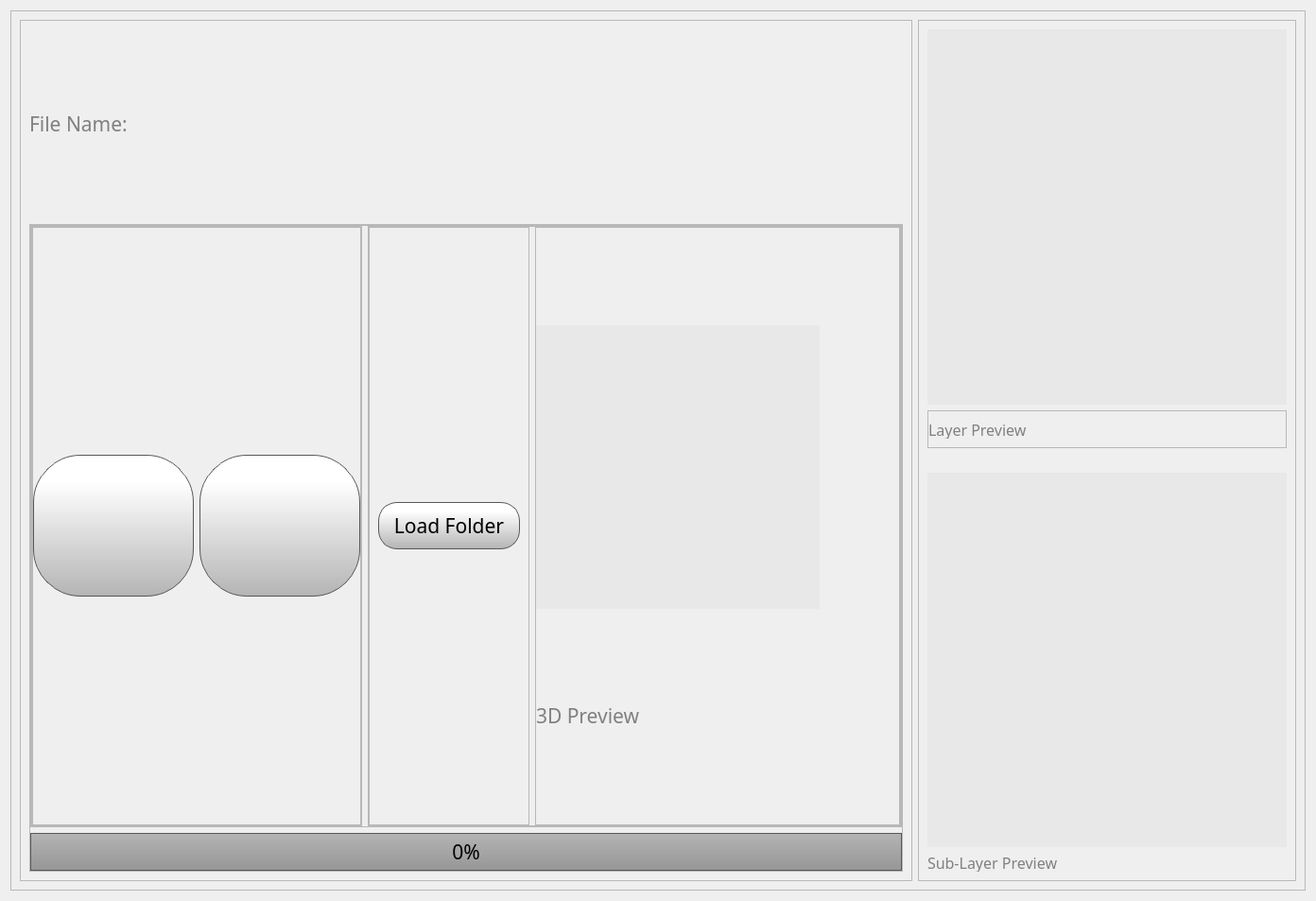
<?xml version="1.0" encoding="UTF-8"?>
<ui version="4.0">
 <class>Form</class>
 <widget class="QWidget" name="Form">
  <property name="geometry">
   <rect>
    <x>0</x>
    <y>0</y>
    <width>1392</width>
    <height>953</height>
   </rect>
  </property>
  <property name="windowTitle">
   <string>Form</string>
  </property>
  <layout class="QVBoxLayout" name="verticalLayout_13">
   <item>
    <widget class="QFrame" name="TopLevelFrame">
     <property name="frameShape">
      <enum>QFrame::StyledPanel</enum>
     </property>
     <property name="frameShadow">
      <enum>QFrame::Raised</enum>
     </property>
     <layout class="QHBoxLayout" name="horizontalLayout">
      <item>
       <widget class="QFrame" name="ControlFrame">
        <property name="frameShape">
         <enum>QFrame::StyledPanel</enum>
        </property>
        <property name="frameShadow">
         <enum>QFrame::Raised</enum>
        </property>
        <layout class="QVBoxLayout" name="verticalLayout">
         <item>
          <widget class="QLabel" name="fileInfoLabel">
           <property name="maximumSize">
            <size>
             <width>16777215</width>
             <height>200</height>
            </size>
           </property>
           <property name="font">
            <font>
             <family>Gotham</family>
             <pointsize>16</pointsize>
             <weight>50</weight>
             <bold>false</bold>
            </font>
           </property>
           <property name="styleSheet">
            <string notr="true">color:  grey;</string>
           </property>
           <property name="text">
            <string>File Name:</string>
           </property>
          </widget>
         </item>
         <item>
          <widget class="QFrame" name="SummaryFrame">
           <property name="minimumSize">
            <size>
             <width>0</width>
             <height>300</height>
            </size>
           </property>
           <property name="frameShape">
            <enum>QFrame::StyledPanel</enum>
           </property>
           <property name="frameShadow">
            <enum>QFrame::Raised</enum>
           </property>
           <layout class="QVBoxLayout" name="verticalLayout_11">
            <property name="leftMargin">
             <number>0</number>
            </property>
            <property name="topMargin">
             <number>0</number>
            </property>
            <property name="rightMargin">
             <number>0</number>
            </property>
            <property name="bottomMargin">
             <number>0</number>
            </property>
            <item>
             <widget class="QFrame" name="tempButtonLayerFrame">
              <property name="maximumSize">
               <size>
                <width>16777215</width>
                <height>16777215</height>
               </size>
              </property>
              <property name="frameShape">
               <enum>QFrame::StyledPanel</enum>
              </property>
              <property name="frameShadow">
               <enum>QFrame::Raised</enum>
              </property>
              <layout class="QHBoxLayout" name="horizontalLayout_7">
               <property name="leftMargin">
                <number>0</number>
               </property>
               <property name="topMargin">
                <number>0</number>
               </property>
               <property name="rightMargin">
                <number>0</number>
               </property>
               <property name="bottomMargin">
                <number>0</number>
               </property>
               <item>
                <widget class="QFrame" name="frame_13">
                 <property name="minimumSize">
                  <size>
                   <width>350</width>
                   <height>0</height>
                  </size>
                 </property>
                 <property name="frameShape">
                  <enum>QFrame::StyledPanel</enum>
                 </property>
                 <property name="frameShadow">
                  <enum>QFrame::Raised</enum>
                 </property>
                 <layout class="QVBoxLayout" name="verticalLayout_9">
                  <property name="leftMargin">
                   <number>0</number>
                  </property>
                  <property name="topMargin">
                   <number>0</number>
                  </property>
                  <property name="rightMargin">
                   <number>0</number>
                  </property>
                  <property name="bottomMargin">
                   <number>0</number>
                  </property>
                  <item>
                   <widget class="QFrame" name="frame_11">
                    <property name="frameShape">
                     <enum>QFrame::StyledPanel</enum>
                    </property>
                    <property name="frameShadow">
                     <enum>QFrame::Raised</enum>
                    </property>
                    <layout class="QHBoxLayout" name="horizontalLayout_5">
                     <property name="leftMargin">
                      <number>0</number>
                     </property>
                     <property name="topMargin">
                      <number>0</number>
                     </property>
                     <property name="rightMargin">
                      <number>0</number>
                     </property>
                     <property name="bottomMargin">
                      <number>0</number>
                     </property>
                     <item>
                      <widget class="QPushButton" name="stopButton">
                       <property name="minimumSize">
                        <size>
                         <width>150</width>
                         <height>150</height>
                        </size>
                       </property>
                       <property name="font">
                        <font>
                         <family>Gotham</family>
                         <pointsize>16</pointsize>
                        </font>
                       </property>
                       <property name="styleSheet">
                        <string notr="true">QPushButton {
    border: 1px solid rgb(87, 87, 87);

	background-color: qlineargradient(spread:pad, x1:0, y1:1, x2:0, y2:0.188, stop:0 rgba(180, 180, 180, 255), stop:1 rgba(255, 255, 255, 255));
border-radius:50px;
}

QPushButton:pressed {
    background-color: qlineargradient(x1: 0, y1: 0, x2: 0, y2: 1,
                                      stop: 0 #dadbde, stop: 1 #f6f7fa);
}

QPushButton:flat {
    border: none; /* no border for a flat push button */
}

QPushButton:default {
    border-color: navy; /* make the default button prominent */
}

QPushButton:focus {
	outline: none;
}</string>
                       </property>
                       <property name="text">
                        <string/>
                       </property>
                       <property name="icon">
                        <iconset resource="../../../../ControlCenter/src/ui/resources/resource.qrc">
                         <normaloff>:/Icons/img/icons/video-player-stop-button.png</normaloff>:/Icons/img/icons/video-player-stop-button.png</iconset>
                       </property>
                       <property name="iconSize">
                        <size>
                         <width>50</width>
                         <height>50</height>
                        </size>
                       </property>
                      </widget>
                     </item>
                     <item>
                      <widget class="QPushButton" name="playPauseButton">
                       <property name="minimumSize">
                        <size>
                         <width>150</width>
                         <height>150</height>
                        </size>
                       </property>
                       <property name="font">
                        <font>
                         <family>Gotham</family>
                         <pointsize>16</pointsize>
                        </font>
                       </property>
                       <property name="styleSheet">
                        <string notr="true">QPushButton {
    border: 1px solid rgb(87, 87, 87);
	background-color: qlineargradient(spread:pad, x1:0, y1:1, x2:0, y2:0.188, stop:0 rgba(180, 180, 180, 255), stop:1 rgba(255, 255, 255, 255));
border-radius:50px;
    
}

QPushButton:pressed {

    background-color: qlineargradient(x1: 0, y1: 0, x2: 0, y2: 1,
                                      stop: 0 #dadbde, stop: 1 #f6f7fa);
}

QPushButton:flat {
    border: none; /* no border for a flat push button */
}

QPushButton:default {
    border-color: navy; /* make the default button prominent */
}

QPushButton:focus {
	outline: none;
}</string>
                       </property>
                       <property name="text">
                        <string/>
                       </property>
                       <property name="icon">
                        <iconset resource="../../../../ControlCenter/src/ui/resources/resource.qrc">
                         <normaloff>:/Icons/img/icons/play-button.png</normaloff>
                         <normalon>:/Icons/img/icons/pause-button.png</normalon>:/Icons/img/icons/play-button.png</iconset>
                       </property>
                       <property name="iconSize">
                        <size>
                         <width>50</width>
                         <height>50</height>
                        </size>
                       </property>
                       <property name="checkable">
                        <bool>true</bool>
                       </property>
                       <property name="checked">
                        <bool>false</bool>
                       </property>
                       <property name="autoDefault">
                        <bool>false</bool>
                       </property>
                       <property name="default">
                        <bool>false</bool>
                       </property>
                       <property name="flat">
                        <bool>false</bool>
                       </property>
                      </widget>
                     </item>
                    </layout>
                   </widget>
                  </item>
                 </layout>
                </widget>
               </item>
               <item>
                <widget class="QFrame" name="fileFrame">
                 <property name="frameShape">
                  <enum>QFrame::StyledPanel</enum>
                 </property>
                 <property name="frameShadow">
                  <enum>QFrame::Raised</enum>
                 </property>
                 <layout class="QHBoxLayout" name="horizontalLayout_8">
                  <property name="leftMargin">
                   <number>0</number>
                  </property>
                  <property name="topMargin">
                   <number>0</number>
                  </property>
                  <property name="rightMargin">
                   <number>0</number>
                  </property>
                  <property name="bottomMargin">
                   <number>0</number>
                  </property>
                  <item>
                   <widget class="QFrame" name="frame">
                    <property name="frameShape">
                     <enum>QFrame::StyledPanel</enum>
                    </property>
                    <property name="frameShadow">
                     <enum>QFrame::Raised</enum>
                    </property>
                    <layout class="QVBoxLayout" name="verticalLayout_10">
                     <item>
                      <widget class="QPushButton" name="loadFileButton">
                       <property name="minimumSize">
                        <size>
                         <width>150</width>
                         <height>50</height>
                        </size>
                       </property>
                       <property name="maximumSize">
                        <size>
                         <width>200</width>
                         <height>50</height>
                        </size>
                       </property>
                       <property name="font">
                        <font>
                         <family>Gotham</family>
                         <pointsize>16</pointsize>
                        </font>
                       </property>
                       <property name="styleSheet">
                        <string notr="true">QPushButton {
    border: 1px solid rgb(87, 87, 87);

	background-color: qlineargradient(spread:pad, x1:0, y1:1, x2:0, y2:0.188, stop:0 rgba(180, 180, 180, 255), stop:1 rgba(255, 255, 255, 255));
border-radius:20px;
}

QPushButton:pressed {
    background-color: qlineargradient(x1: 0, y1: 0, x2: 0, y2: 1,
                                      stop: 0 #dadbde, stop: 1 #f6f7fa);
}

QPushButton:flat {
    border: none; /* no border for a flat push button */
}

QPushButton:default {
    border-color: navy; /* make the default button prominent */
}

QPushButton:focus {
	outline: none;
}</string>
                       </property>
                       <property name="text">
                        <string>Load Folder</string>
                       </property>
                       <property name="icon">
                        <iconset resource="../../../../ControlCenter/src/ui/resources/resource.qrc">
                         <normaloff>:/Icons/img/icons/folder.png</normaloff>:/Icons/img/icons/folder.png</iconset>
                       </property>
                       <property name="iconSize">
                        <size>
                         <width>20</width>
                         <height>20</height>
                        </size>
                       </property>
                      </widget>
                     </item>
                    </layout>
                   </widget>
                  </item>
                  <item>
                   <widget class="QFrame" name="layerPreviewFrame">
                    <property name="maximumSize">
                     <size>
                      <width>400</width>
                      <height>16777215</height>
                     </size>
                    </property>
                    <property name="frameShape">
                     <enum>QFrame::StyledPanel</enum>
                    </property>
                    <property name="frameShadow">
                     <enum>QFrame::Raised</enum>
                    </property>
                    <layout class="QVBoxLayout" name="verticalLayout_12">
                     <property name="spacing">
                      <number>0</number>
                     </property>
                     <property name="leftMargin">
                      <number>0</number>
                     </property>
                     <property name="topMargin">
                      <number>0</number>
                     </property>
                     <property name="rightMargin">
                      <number>0</number>
                     </property>
                     <property name="bottomMargin">
                      <number>0</number>
                     </property>
                     <item>
                      <widget class="QWidget" name="previewWidget" native="true">
                       <property name="sizePolicy">
                        <sizepolicy hsizetype="Expanding" vsizetype="Preferred">
                         <horstretch>0</horstretch>
                         <verstretch>0</verstretch>
                        </sizepolicy>
                       </property>
                       <property name="minimumSize">
                        <size>
                         <width>300</width>
                         <height>300</height>
                        </size>
                       </property>
                       <property name="maximumSize">
                        <size>
                         <width>300</width>
                         <height>300</height>
                        </size>
                       </property>
                       <property name="styleSheet">
                        <string notr="true">background-color: rgb(232, 232, 232);
</string>
                       </property>
                      </widget>
                     </item>
                     <item>
                      <widget class="QLabel" name="fileInfoLabel_5">
                       <property name="maximumSize">
                        <size>
                         <width>16777215</width>
                         <height>20</height>
                        </size>
                       </property>
                       <property name="font">
                        <font>
                         <family>Gotham</family>
                         <pointsize>16</pointsize>
                         <weight>50</weight>
                         <bold>false</bold>
                        </font>
                       </property>
                       <property name="styleSheet">
                        <string notr="true">color:  grey;</string>
                       </property>
                       <property name="text">
                        <string>3D Preview</string>
                       </property>
                      </widget>
                     </item>
                    </layout>
                   </widget>
                  </item>
                 </layout>
                </widget>
               </item>
              </layout>
             </widget>
            </item>
            <item>
             <widget class="QProgressBar" name="printProgressBar">
              <property name="minimumSize">
               <size>
                <width>50</width>
                <height>0</height>
               </size>
              </property>
              <property name="font">
               <font>
                <family>Gotham</family>
                <pointsize>16</pointsize>
                <weight>50</weight>
                <italic>false</italic>
                <bold>false</bold>
                <stylestrategy>PreferAntialias</stylestrategy>
               </font>
              </property>
              <property name="styleSheet">
               <string notr="true">QProgressBar::chunk {

	background-color: qlineargradient(spread:pad, x1:0, y1:0.523, x2:0, y2:0.534, stop:0 rgba(130, 203, 117, 255), stop:1 rgba(66, 191, 85, 255));
border: 1px solid green;
}

QProgressBar {
    border: 1px solid rgb(87, 87, 87);
 /*  border-bottom-left-radius: 10px;
 border-bottom-right-radius: 10px;*/
	background-color: qlineargradient(spread:pad, x1:0, y1:1, x2:0, y2:0, stop:0 rgba(150, 150, 150, 255), stop:1 rgba(180, 180, 180, 255));
}
</string>
              </property>
              <property name="maximum">
               <number>100</number>
              </property>
              <property name="value">
               <number>0</number>
              </property>
              <property name="alignment">
               <set>Qt::AlignCenter</set>
              </property>
              <property name="textVisible">
               <bool>true</bool>
              </property>
              <property name="orientation">
               <enum>Qt::Horizontal</enum>
              </property>
              <property name="format">
               <string>%p%</string>
              </property>
             </widget>
            </item>
           </layout>
          </widget>
         </item>
        </layout>
       </widget>
      </item>
      <item>
       <widget class="QFrame" name="CameraFeedFrame">
        <property name="minimumSize">
         <size>
          <width>400</width>
          <height>0</height>
         </size>
        </property>
        <property name="maximumSize">
         <size>
          <width>400</width>
          <height>20000</height>
         </size>
        </property>
        <property name="frameShape">
         <enum>QFrame::StyledPanel</enum>
        </property>
        <property name="frameShadow">
         <enum>QFrame::Raised</enum>
        </property>
        <layout class="QVBoxLayout" name="verticalLayout_2">
         <item>
          <widget class="QWidget" name="layerPreviewWidget" native="true">
           <property name="minimumSize">
            <size>
             <width>350</width>
             <height>350</height>
            </size>
           </property>
           <property name="maximumSize">
            <size>
             <width>400</width>
             <height>400</height>
            </size>
           </property>
           <property name="styleSheet">
            <string notr="true">background-color: rgb(232, 232, 232);
</string>
           </property>
          </widget>
         </item>
         <item>
          <widget class="QFrame" name="frame_12">
           <property name="maximumSize">
            <size>
             <width>16777215</width>
             <height>40</height>
            </size>
           </property>
           <property name="frameShape">
            <enum>QFrame::StyledPanel</enum>
           </property>
           <property name="frameShadow">
            <enum>QFrame::Raised</enum>
           </property>
           <layout class="QHBoxLayout" name="horizontalLayout_9">
            <property name="leftMargin">
             <number>0</number>
            </property>
            <property name="topMargin">
             <number>0</number>
            </property>
            <property name="rightMargin">
             <number>0</number>
            </property>
            <property name="bottomMargin">
             <number>0</number>
            </property>
            <item>
             <widget class="QLabel" name="fileInfoLabel_12">
              <property name="maximumSize">
               <size>
                <width>16777215</width>
                <height>20</height>
               </size>
              </property>
              <property name="font">
               <font>
                <family>Gotham</family>
                <pointsize>12</pointsize>
                <weight>50</weight>
                <bold>false</bold>
               </font>
              </property>
              <property name="styleSheet">
               <string notr="true">color:  grey;</string>
              </property>
              <property name="text">
               <string>Layer Preview</string>
              </property>
             </widget>
            </item>
           </layout>
          </widget>
         </item>
         <item>
          <spacer name="verticalSpacer">
           <property name="orientation">
            <enum>Qt::Vertical</enum>
           </property>
           <property name="sizeType">
            <enum>QSizePolicy::Fixed</enum>
           </property>
           <property name="sizeHint" stdset="0">
            <size>
             <width>20</width>
             <height>20</height>
            </size>
           </property>
          </spacer>
         </item>
         <item>
          <widget class="QWidget" name="subLayerPreviewWidget" native="true">
           <property name="minimumSize">
            <size>
             <width>350</width>
             <height>350</height>
            </size>
           </property>
           <property name="maximumSize">
            <size>
             <width>400</width>
             <height>400</height>
            </size>
           </property>
           <property name="styleSheet">
            <string notr="true">background-color: rgb(232, 232, 232);
</string>
           </property>
          </widget>
         </item>
         <item>
          <widget class="QLabel" name="fileInfoLabel_3">
           <property name="minimumSize">
            <size>
             <width>0</width>
             <height>0</height>
            </size>
           </property>
           <property name="maximumSize">
            <size>
             <width>16777215</width>
             <height>20</height>
            </size>
           </property>
           <property name="font">
            <font>
             <family>Gotham</family>
             <pointsize>12</pointsize>
             <weight>50</weight>
             <bold>false</bold>
            </font>
           </property>
           <property name="styleSheet">
            <string notr="true">color:  grey;</string>
           </property>
           <property name="text">
            <string>Sub-Layer Preview</string>
           </property>
          </widget>
         </item>
        </layout>
       </widget>
      </item>
     </layout>
    </widget>
   </item>
  </layout>
 </widget>
 <resources>
  <include location="../../../../ControlCenter/src/ui/resources/resource.qrc"/>
 </resources>
 <connections/>
</ui>
